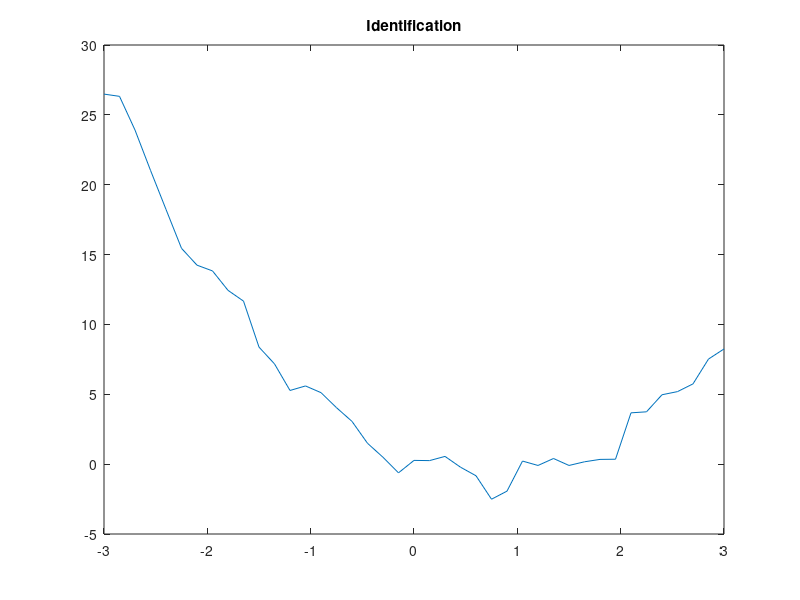
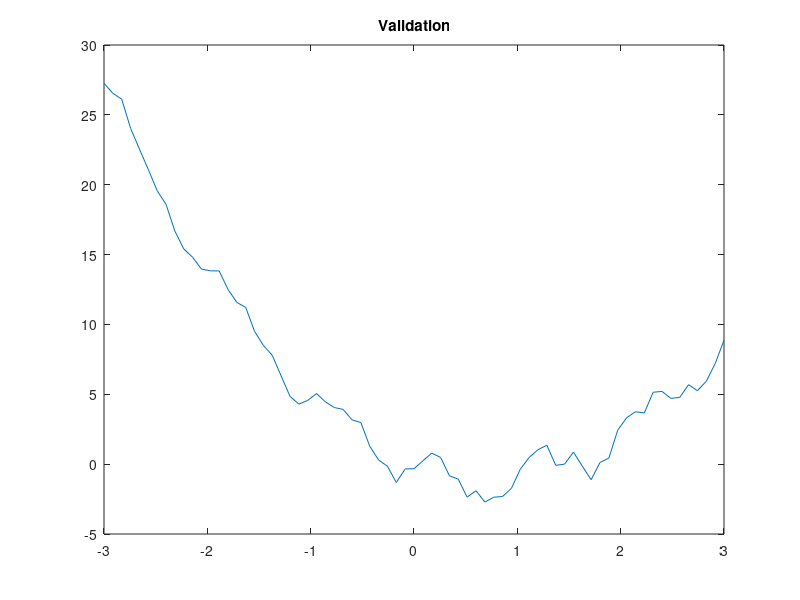
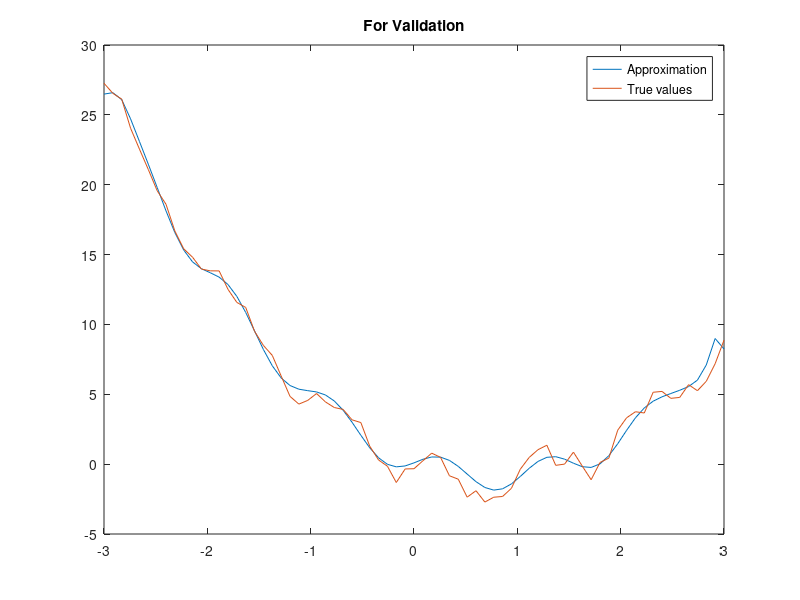
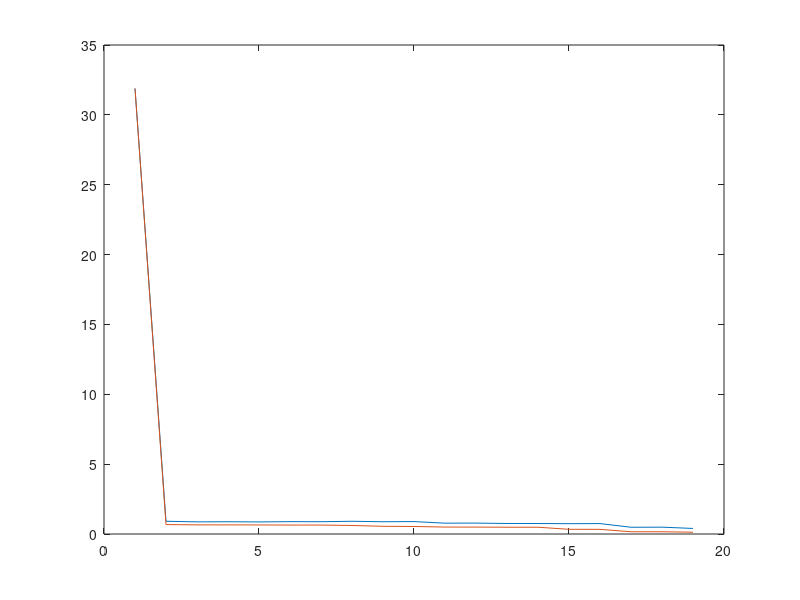

Recreate these plots in MATLAB, in order.

index = 5; % initialize your index here

% write your code here
load('lab4_05.mat');

% identification data
x_id = id.X; % data for input
y_id = id.Y; % data for output
plot(x_id,y_id), title('Identification');

% validation data
x_val = val.X; % data for input
y_val = val.Y; % data for output
figure, plot(x_val,y_val), title('Validation');

N = length(x_id); % N=41
N_val = length(x_val); % N=71


for n = 2:20
    PHI = ones(N,n);
    for k = 1:N
        for i = 1:n
            PHI(k,i) = x_id(k)^(i-1);
        end
    end
    % generate theta
    theta = PHI \ y_id';
    if n == 5
        theta5 = PHI \ y_id';
    end
    
    % generate yhat
    yhat = PHI * theta;

    % validation data
    PHI_val = ones(N_val,n); 
    for k = 1:N_val
        for i = 1:n
            PHI_val(k,i) = x_val(k)^(i-1);
        end
    end
    
    % generate yhat_val
    yhat_val = PHI_val * theta;

    % calculate MSE
    mse(n-1) = sum((y_val-yhat_val').^2)/N_val;
    mse1(n-1) = sum((y_id-yhat').^2)/N;
end

figure, plot(x_val , yhat_val, x_val, y_val), legend('Approximation', 'True values'), title('For Validation');

figure, plot(mse(1:19)); grid;
hold on, plot(mse1(1:19)); grid;

% minimum of mse
minim_mse = min(mse(1:19));
index_min = 19; % from the graph
ind = 20; 

% compute yhatstar
yhatstar = theta(1);
for i = 2:ind
    yhatstar = yhatstar + theta(i)*((x_val).^(i-1));
end

